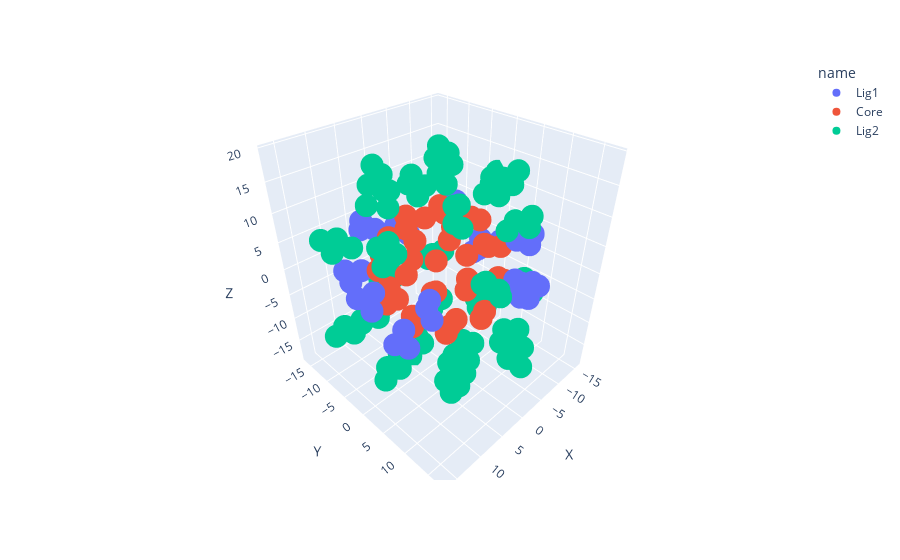

The cell this chart's notebook holds for it:
### Code cell
"""

Generating a Martini based NP - works both for Striped and Janus

"""
GroPath = "/home/sang/Desktop/GIT/Martini3-small-molecules/models/gros" # self-explanatory 
# ItpPath = "/home/sang/Desktop/GIT/Martini3-small-molecules/models/itps/cog-mono"  # not quite as self-explanatory
MIMILigandPath = GroPath + "/" + "1MIMI.gro" # First ligand 
NITLLigandPath = GroPath + "/" + "2NITL.gro" # Second ligand 
SphereList = GenerateCore(10, 40, "Striped") # Generate the NP core 
PandasNPDataframe = AttachLigandsMartini([MIMILigandPath, NITLLigandPath], ['N1', 'N1'] , ['R3', 'R4'], 
                                         SphereList, 'Striped')
# Plotting the 3D plot of the new Martini NP 
fig = px.scatter_3d(PandasNPDataframe, x='X', y='Y', z='Z', color='name')
fig.show()
